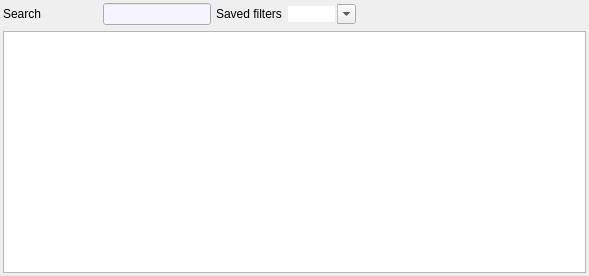
<ui version="4.0" >
 <class>TWDataZoom</class>
 <widget class="QWidget" name="TWDataZoom" >
  <property name="windowModality" >
   <enum>Qt::NonModal</enum>
  </property>
  <property name="geometry" >
   <rect>
    <x>0</x>
    <y>0</y>
    <width>589</width>
    <height>276</height>
   </rect>
  </property>
  <property name="focusPolicy" >
   <enum>Qt::NoFocus</enum>
  </property>
  <property name="windowTitle" >
   <string>TWDataZoom</string>
  </property>
  <layout class="QVBoxLayout" >
   <property name="leftMargin" >
    <number>3</number>
   </property>
   <property name="topMargin" >
    <number>3</number>
   </property>
   <property name="rightMargin" >
    <number>3</number>
   </property>
   <property name="bottomMargin" >
    <number>3</number>
   </property>
   <item>
    <widget class="QFrame" name="zoomHeaderFrame" >
     <property name="autoFillBackground" >
      <bool>true</bool>
     </property>
     <layout class="QHBoxLayout" >
      <property name="spacing" >
       <number>0</number>
      </property>
      <property name="leftMargin" >
       <number>0</number>
      </property>
      <property name="topMargin" >
       <number>0</number>
      </property>
      <property name="rightMargin" >
       <number>0</number>
      </property>
      <property name="bottomMargin" >
       <number>0</number>
      </property>
      <item>
       <widget class="QLabel" name="masterFilterLabel" >
        <property name="minimumSize" >
         <size>
          <width>60</width>
          <height>0</height>
         </size>
        </property>
        <property name="text" >
         <string>Search</string>
        </property>
       </widget>
      </item>
      <item>
       <widget class="QPushButton" name="clearPushButton" >
        <property name="focusPolicy" >
         <enum>Qt::NoFocus</enum>
        </property>
        <property name="icon" >
         <iconset resource="../datazoomresource.qrc" >:/22x22/icons/22x22/locationbar_erase.png</iconset>
        </property>
        <property name="iconSize" >
         <size>
          <width>22</width>
          <height>22</height>
         </size>
        </property>
        <property name="flat" >
         <bool>true</bool>
        </property>
       </widget>
      </item>
      <item>
       <widget class="QLineEdit" name="masterFilterLineEdit" >
        <property name="enabled" >
         <bool>true</bool>
        </property>
        <property name="minimumSize" >
         <size>
          <width>70</width>
          <height>0</height>
         </size>
        </property>
        <property name="palette" >
         <palette>
          <active>
           <colorrole role="Base" >
            <brush brushstyle="SolidPattern" >
             <color alpha="255" >
              <red>244</red>
              <green>245</green>
              <blue>255</blue>
             </color>
            </brush>
           </colorrole>
          </active>
          <inactive>
           <colorrole role="Base" >
            <brush brushstyle="SolidPattern" >
             <color alpha="255" >
              <red>244</red>
              <green>245</green>
              <blue>255</blue>
             </color>
            </brush>
           </colorrole>
          </inactive>
          <disabled>
           <colorrole role="Base" >
            <brush brushstyle="SolidPattern" >
             <color alpha="255" >
              <red>255</red>
              <green>255</green>
              <blue>255</blue>
             </color>
            </brush>
           </colorrole>
          </disabled>
         </palette>
        </property>
        <property name="focusPolicy" >
         <enum>Qt::StrongFocus</enum>
        </property>
        <property name="contextMenuPolicy" >
         <enum>Qt::NoContextMenu</enum>
        </property>
        <property name="acceptDrops" >
         <bool>false</bool>
        </property>
        <property name="toolTip" >
         <string>Master filter value</string>
        </property>
        <property name="autoFillBackground" >
         <bool>true</bool>
        </property>
        <property name="readOnly" >
         <bool>false</bool>
        </property>
       </widget>
      </item>
      <item>
       <spacer>
        <property name="orientation" >
         <enum>Qt::Horizontal</enum>
        </property>
        <property name="sizeType" >
         <enum>QSizePolicy::Fixed</enum>
        </property>
        <property name="sizeHint" >
         <size>
          <width>5</width>
          <height>20</height>
         </size>
        </property>
       </spacer>
      </item>
      <item>
       <widget class="QLabel" name="savedFiltersLabel" >
        <property name="sizePolicy" >
         <sizepolicy vsizetype="Preferred" hsizetype="Fixed" >
          <horstretch>0</horstretch>
          <verstretch>0</verstretch>
         </sizepolicy>
        </property>
        <property name="frameShape" >
         <enum>QFrame::NoFrame</enum>
        </property>
        <property name="text" >
         <string>Saved filters </string>
        </property>
       </widget>
      </item>
      <item>
       <widget class="QComboBox" name="comboBox" >
        <property name="enabled" >
         <bool>true</bool>
        </property>
        <property name="focusPolicy" >
         <enum>Qt::NoFocus</enum>
        </property>
        <property name="contextMenuPolicy" >
         <enum>Qt::NoContextMenu</enum>
        </property>
        <property name="toolTip" >
         <string/>
        </property>
        <property name="editable" >
         <bool>true</bool>
        </property>
        <property name="sizeAdjustPolicy" >
         <enum>QComboBox::AdjustToContents</enum>
        </property>
        <property name="duplicatesEnabled" >
         <bool>true</bool>
        </property>
        <property name="frame" >
         <bool>false</bool>
        </property>
       </widget>
      </item>
      <item>
       <widget class="QPushButton" name="newFilterPushButton" >
        <property name="focusPolicy" >
         <enum>Qt::NoFocus</enum>
        </property>
        <property name="icon" >
         <iconset resource="../datazoomresource.qrc" >:/22x22/icons/22x22/add.png</iconset>
        </property>
        <property name="iconSize" >
         <size>
          <width>22</width>
          <height>22</height>
         </size>
        </property>
        <property name="flat" >
         <bool>true</bool>
        </property>
       </widget>
      </item>
      <item>
       <widget class="QPushButton" name="saveFilterPushButton" >
        <property name="focusPolicy" >
         <enum>Qt::NoFocus</enum>
        </property>
        <property name="icon" >
         <iconset resource="../datazoomresource.qrc" >:/22x22/icons/22x22/save.png</iconset>
        </property>
        <property name="iconSize" >
         <size>
          <width>22</width>
          <height>22</height>
         </size>
        </property>
        <property name="flat" >
         <bool>true</bool>
        </property>
       </widget>
      </item>
      <item>
       <widget class="QPushButton" name="deleteFilterPushButton" >
        <property name="focusPolicy" >
         <enum>Qt::NoFocus</enum>
        </property>
        <property name="icon" >
         <iconset resource="../datazoomresource.qrc" >:/22x22/icons/22x22/stop.png</iconset>
        </property>
        <property name="iconSize" >
         <size>
          <width>22</width>
          <height>22</height>
         </size>
        </property>
        <property name="flat" >
         <bool>true</bool>
        </property>
       </widget>
      </item>
      <item>
       <widget class="QPushButton" name="defaultFilterPushButton" >
        <property name="focusPolicy" >
         <enum>Qt::NoFocus</enum>
        </property>
        <property name="icon" >
         <iconset resource="../datazoomresource.qrc" >:/22x22/icons/22x22/home.png</iconset>
        </property>
        <property name="iconSize" >
         <size>
          <width>22</width>
          <height>22</height>
         </size>
        </property>
        <property name="shortcut" >
         <string>Ctrl+S</string>
        </property>
        <property name="flat" >
         <bool>true</bool>
        </property>
       </widget>
      </item>
      <item>
       <spacer>
        <property name="orientation" >
         <enum>Qt::Horizontal</enum>
        </property>
        <property name="sizeHint" >
         <size>
          <width>0</width>
          <height>20</height>
         </size>
        </property>
       </spacer>
      </item>
      <item>
       <widget class="QPushButton" name="toolsPushButton" >
        <property name="focusPolicy" >
         <enum>Qt::NoFocus</enum>
        </property>
        <property name="text" >
         <string/>
        </property>
        <property name="icon" >
         <iconset resource="../datazoomresource.qrc" >:/22x22/icons/22x22/configure.png</iconset>
        </property>
        <property name="iconSize" >
         <size>
          <width>22</width>
          <height>22</height>
         </size>
        </property>
        <property name="flat" >
         <bool>true</bool>
        </property>
       </widget>
      </item>
     </layout>
    </widget>
   </item>
   <item>
    <widget class="QTableView" name="tableView" >
     <property name="sizePolicy" >
      <sizepolicy vsizetype="Expanding" hsizetype="Expanding" >
       <horstretch>0</horstretch>
       <verstretch>0</verstretch>
      </sizepolicy>
     </property>
     <property name="focusPolicy" >
      <enum>Qt::StrongFocus</enum>
     </property>
     <property name="contextMenuPolicy" >
      <enum>Qt::CustomContextMenu</enum>
     </property>
     <property name="toolTip" >
      <string>Data view</string>
     </property>
     <property name="tabKeyNavigation" >
      <bool>true</bool>
     </property>
     <property name="showDropIndicator" stdset="0" >
      <bool>false</bool>
     </property>
     <property name="dragDropOverwriteMode" >
      <bool>false</bool>
     </property>
     <property name="alternatingRowColors" >
      <bool>false</bool>
     </property>
     <property name="selectionMode" >
      <enum>QAbstractItemView::ExtendedSelection</enum>
     </property>
     <property name="selectionBehavior" >
      <enum>QAbstractItemView::SelectRows</enum>
     </property>
     <property name="verticalScrollMode" >
      <enum>QAbstractItemView::ScrollPerItem</enum>
     </property>
     <property name="horizontalScrollMode" >
      <enum>QAbstractItemView::ScrollPerPixel</enum>
     </property>
     <property name="sortingEnabled" >
      <bool>true</bool>
     </property>
    </widget>
   </item>
  </layout>
 </widget>
 <tabstops>
  <tabstop>tableView</tabstop>
  <tabstop>newFilterPushButton</tabstop>
  <tabstop>saveFilterPushButton</tabstop>
  <tabstop>deleteFilterPushButton</tabstop>
  <tabstop>defaultFilterPushButton</tabstop>
 </tabstops>
 <resources>
  <include location="../datazoomresource.qrc" />
 </resources>
 <connections/>
</ui>
